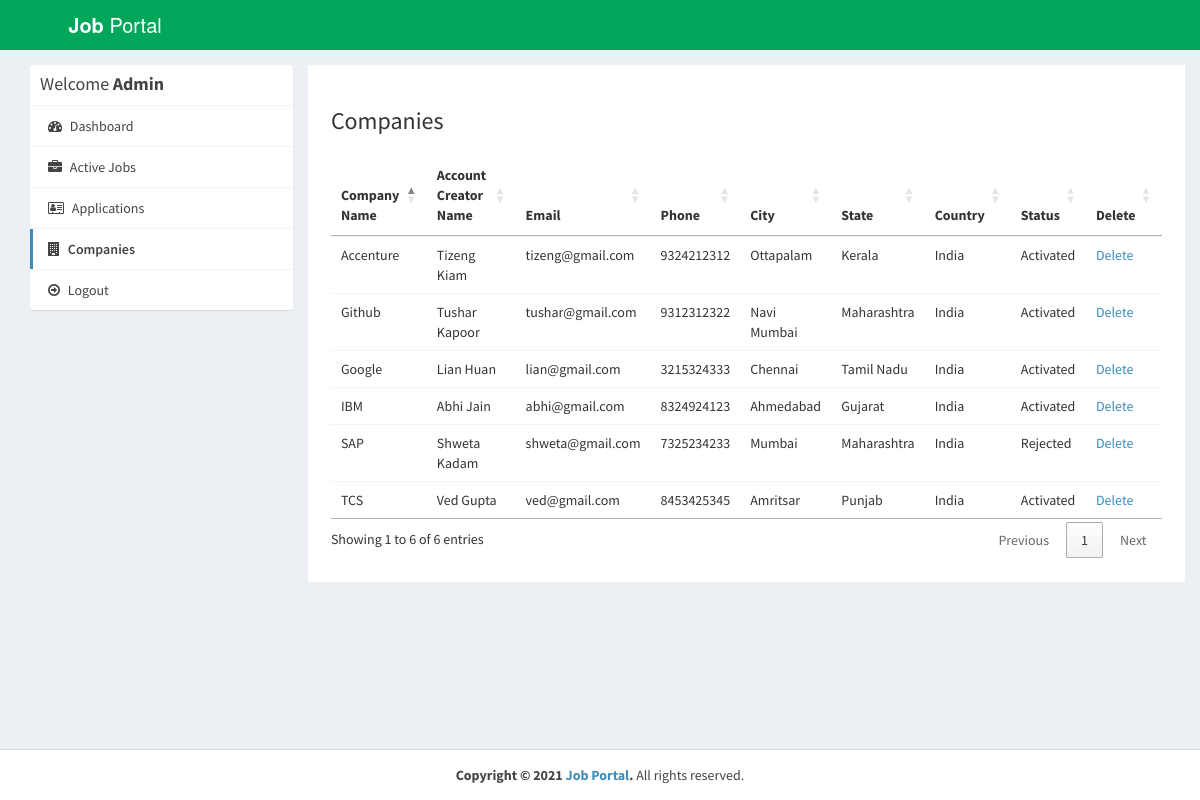
/admin/companies.php (signed in), run on the app's committed database.
### tables this page shows
CREATE TABLE IF NOT EXISTS `company` (
  `id_company` int(11) NOT NULL AUTO_INCREMENT,
  `name` varchar(255) NOT NULL,
  `companyname` varchar(255) NOT NULL,
  `country` varchar(255) NOT NULL,
  `state` varchar(255) NOT NULL,
  `city` varchar(255) NOT NULL,
  `contactno` varchar(255) NOT NULL,
  `website` varchar(255) NOT NULL,
  `email` varchar(255) NOT NULL,
  `password` varchar(255) NOT NULL,
  `aboutme` varchar(255) DEFAULT NULL,
  `logo` varchar(255) NOT NULL,
  `createdAt` timestamp NOT NULL DEFAULT CURRENT_TIMESTAMP,
  `active` int(11) NOT NULL DEFAULT '2',
  PRIMARY KEY (`id_company`),
  UNIQUE KEY `email` (`email`)
);

### admin/companies.php (the view, shortened to what this page needs)
<?php
require_once("../db.php");
?>
<!DOCTYPE html>
<html>
<head>
  <link rel="stylesheet" href="https://cdnjs.cloudflare.com/ajax/libs/twitter-bootstrap/3.3.7/css/bootstrap.min.css">
  <link rel="stylesheet" href="https://cdnjs.cloudflare.com/ajax/libs/font-awesome/4.7.0/css/font-awesome.min.css">
  <link rel="stylesheet" href="https://cdnjs.cloudflare.com/ajax/libs/ionicons/2.0.1/css/ionicons.min.css">
  <link rel="stylesheet" href="https://cdn.datatables.net/1.10.15/css/jquery.dataTables.min.css">
  <link rel="stylesheet" href="../css/AdminLTE.min.css">
  <link rel="stylesheet" href="../css/_all-skins.min.css">
  <link rel="stylesheet" href="../css/custom.css">
</head>
<body class="hold-transition skin-green sidebar-mini">
<div class="wrapper">
  <header class="main-header">
    <a href="index.php" class="logo logo-bg">
      <span class="logo-lg"><b>Job</b> Portal</span>
    </a>
    <nav class="navbar navbar-static-top">
    </nav>
  </header>
  <div class="content-wrapper" style="margin-left: 0px;">
    <section id="candidates" class="content-header">
      <div class="container">
        <div class="row">
          <div class="col-md-3">
            <div class="box box-solid">
              <div class="box-header with-border">
                <h3 class="box-title">Welcome <b>Admin</b></h3>
              </div>
              <div class="box-body no-padding">
                <ul class="nav nav-pills nav-stacked">
                  <li><a href="dashboard.php"><i class="fa fa-dashboard"></i> Dashboard</a></li>
                  <li><a href="active-jobs.php"><i class="fa fa-briefcase"></i> Active Jobs</a></li>
                  <li><a href="applications.php"><i class="fa fa-address-card-o"></i> Applications</a></li>
                  <li class="active"><a href="companies.php"><i class="fa fa-building"></i> Companies</a></li>
                  <li><a href="../logout.php"><i class="fa fa-arrow-circle-o-right"></i> Logout</a></li>
                </ul>
              </div>
            </div>
          </div>
          <div class="col-md-9 bg-white padding-2">
            <h3>Companies</h3>
            <div class="row margin-top-20">
              <div class="col-md-12">
                <div class="box-body table-responsive no-padding">
                  <table id="example2" class="table table-hover">
                    <thead>
                      <th>Company Name</th>
                      <th>Account Creator Name</th>
                      <th>Email</th>
                      <th>Phone</th>
                      <th>City</th>
                      <th>State</th>
                      <th>Country</th>
                      <th>Status</th>
                      <th>Delete</th>
                    </thead>
                    <tbody>
                      <?php
                      $sql = "SELECT * FROM company";
                      $result = $conn->query($sql);
                      if($result->num_rows > 0) {
                        while($row = $result->fetch_assoc()) {
                      ?>
                      <tr>
                        <td><?php echo $row['companyname']; ?></td>
                        <td><?php echo $row['name']; ?></td>
                        <td><?php echo $row['email']; ?></td>
                        <td><?php echo $row['contactno']; ?></td>
                        <td><?php echo $row['city']; ?></td>
                        <td><?php echo $row['state']; ?></td>
                        <td><?php echo $row['country']; ?></td>
                        <td>
                        <?php
                          if($row['active'] == '1') {
                            echo "Activated";
                          } else if($row['active'] == '2') {
                            ?>
                            <a href="reject-company.php?id=<?php echo $row['id_company']; ?>">Reject</a> <a href="approve-company.php?id=<?php echo $row['id_company']; ?>">Approve</a>
                            <?php
                          } else if ($row['active'] == '3') {
                            ?>
                              <a href="approve-company.php?id=<?php echo $row['id_company']; ?>">Reactivate</a>
                            <?php
                          } else if($row['active'] == '0') {
                            echo "Rejected";
                          }
                        ?>
                        </td>
                        <td><a href="delete-company.php?id=<?php echo $row['id_company']; ?>">Delete</a></td>
                      </tr>
                     <?php
                        }
                      }
                    ?>
                    </tbody>
                  </table>
                </div>
              </div>
            </div>
          </div>
        </div>
      </div>
    </section>
  </div>
  <footer class="main-footer" style="margin-left: 0px;">
    <div class="text-center">
      <strong>Copyright &copy; 2021 <a href="learningfromscratch.online">Job Portal</a>.</strong> All rights
    reserved.
    </div>
  </footer>
</div>
</body>
</html>

### css/custom.css (style rules this page uses)
.logo-bg { background-color: #00A65A !important; }
.margin-top-20 { margin-top: 20px; }
.padding-2 { padding: 2%; }
.bg-white { background-color: #fff; }

### data on the page
company: companyname "Github", name "Tushar Kapoor", email "tushar@gmail.com", contactno "9312312322", city "Navi Mumbai", state "Maharashtra", country "India", active "Activated"
company: companyname "Google", name "Lian Huan", email "lian@gmail.com", contactno "3215324333", city "Chennai", state "Tamil Nadu", country "India", active "Activated"
company: companyname "Accenture", name "Tizeng Kiam", email "tizeng@gmail.com", contactno "9324212312", city "Ottapalam", state "Kerala", country "India", active "Activated"
company: companyname "IBM", name "Abhi Jain", email "abhi@gmail.com", contactno "8324924123", city "Ahmedabad", state "Gujarat", country "India", active "Activated"
company: companyname "SAP", name "Shweta Kadam", email "shweta@gmail.com", contactno "7325234233", city "Mumbai", state "Maharashtra", country "India", active "Rejected"
company: companyname "TCS", name "Ved Gupta", email "ved@gmail.com", contactno "8453425345", city "Amritsar", state "Punjab", country "India", active "Activated"
